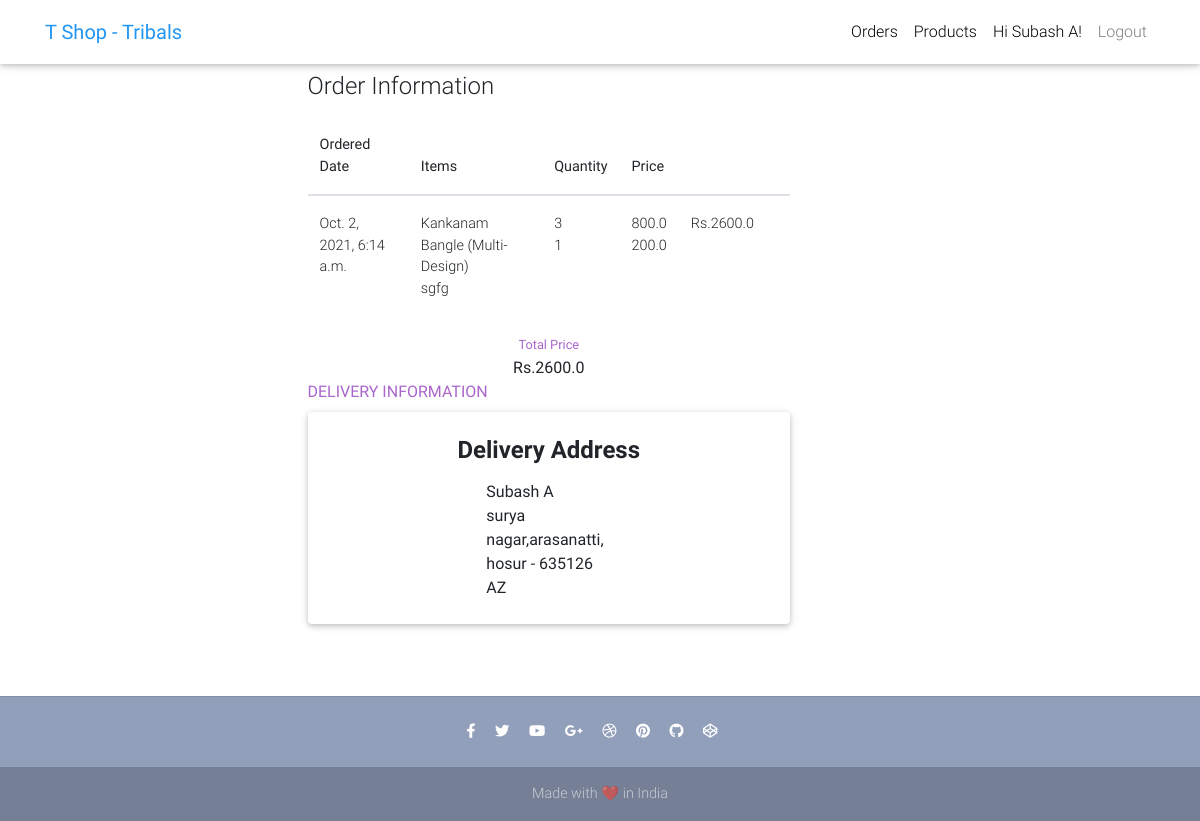
The page /tribal-orders/3/ (signed in) on the database its author committed.
### core/models.py (models this page shows, shortened)
class Order(models.Model) :
    user = models.ForeignKey(settings.AUTH_USER_MODEL, on_delete=models.CASCADE)
    items = models.ManyToManyField(OrderItem)
    start_date = models.DateTimeField(auto_now_add=True)
    ordered_date = models.DateTimeField()
    ordered = models.BooleanField(default=False)
    checkout_address = models.ForeignKey(
        'CheckoutAddress', on_delete=models.SET_NULL, blank=True, null=True)
    def get_total_price(self):
        total = 0
        for order_item in self.items.all():
            total += order_item.get_final_price()
        return total

class OrderItem(models.Model) :
    user = models.ForeignKey(settings.AUTH_USER_MODEL,
                             on_delete=models.CASCADE)
    ordered = models.BooleanField(default=False)
    item = models.ForeignKey(Item, on_delete=models.CASCADE)
    quantity = models.IntegerField(default=1)
    def get_discount_item_price(self):
        return self.quantity * self.item.discount_price
    def get_final_price(self):
        if self.item.discount_price:
            return self.get_discount_item_price()
        return self.get_total_item_price()

class Item(models.Model) :
    item_name = models.CharField(max_length=100)
    price = models.FloatField()
    discount_price = models.FloatField(blank=True, null=True)
    category = models.CharField(choices=CATEGORY, max_length=2)
    label = models.CharField(choices=LABEL, max_length=2)
    description = models.TextField()
    photo=models.ImageField(upload_to='job/photos/',blank=True,null=True)
    seller = models.ForeignKey(settings.AUTH_USER_MODEL,
                             on_delete=models.CASCADE,null=True)
    sellercom=models.CharField(max_length=100,blank=True,null=True)
    def __str__(self):
        return self.item_name

class CheckoutAddress(models.Model):
    user = models.ForeignKey(settings.AUTH_USER_MODEL, on_delete=models.CASCADE)
    street_address = models.CharField(max_length=100)
    apartment_address = models.CharField(max_length=100)
    country = CountryField(multiple=False)
    zip = models.CharField(max_length=100)

### core/views.py (the view)
# urls.py: path('tribal-orders/<pk>/',views.t_order_val,name='t_order_val'),
@login_required
def t_order_val(request, pk) :
    item = get_object_or_404(Order, pk=pk )
    order=Order.objects.filter(pk=item.pk,items__item__seller=request.user)
    print(order[0].items.all()[0].quantity)
    return render(request, 't_order_page.html',{
        'order':order[0]
    })

### core/templates/t_order_page.html (shortened to what this page needs)
{% extends 't_base.html' %}
{% block content %}
<div class="row">
    <div class="col-lg-3"></div>
    <div class="col-lg-5">
        <h4>Order Information</h4>
        <table class="table">
        <thead>
        <tr>
            <th scope="col">Ordered Date</th>
            <th scope="col">Items</th>
            <th scope="col">Quantity</th>
            <th scope="col">Price</th>
            <th scope="col"></th>
            <th scope="col"></th>
        </tr>
        </thead>
        <tbody>
            <tr>
                <td>{{ order.ordered_date }}</td>
                        <td>{% for items in order.items.all%}
                         <span style="width:100%">{{items.item}}</span> <br>
                        {%endfor%}</td>
                        <td>{% for items in order.items.all%}
                        <span style="width:100%">{{items.quantity}}</span><br>
                        {%endfor%}</td>
                        <td>{% for items in order.items.all%}
                            <span style="width:100%">{{items.item.discount_price}}</span><br>
                            {%endfor%}</td>
                <td>Rs.{{ order.get_total_price }}</td>
            </tr>
        </tbody>
    </table>
        <div class="row">
            <div class="col-lg-3">
            </div>
            <div class="col-lg-6 text-center">
                <small class="text-secondary">Total Price</small><br>
                <span><b>Rs.{{ order.get_total_price }}</b></span>
            </div>
            </div>
            <b class="text-secondary">DELIVERY INFORMATION</b><br>
<div class="card bg-white mt-2 mb-5">
    <div class="card-body p-4">
        <h4 class="mb-3 text-center"><strong>Delivery Address</strong> </h4>
        <div class="row">
            <div class="col-lg-4"></div>
            <div class="col-lg-4">
                <span>{{order.checkout_address.user.get_full_name|title}}</span><br>
                <span>{{order.checkout_address.street_address}} </span>
                <span>- {{order.checkout_address.zip}}</span><br>
                <span>{{order.checkout_address.country}} </span>
            </div>
            <div class="col-lg-4"></div>
        </div>
    </div></div>
        </div>
    </div>
{% endblock content %}

### core/templates/t_base.html (shortened to what this page needs)
{% load static %}
{% load cart_template_tags %}
<!DOCTYPE html>
<html lang="en">
<head>
  <link rel="stylesheet" href="https://use.fontawesome.com/releases/v5.11.2/css/all.css">
  <link href="{% static 'css/bootstrap.min.css' %}" rel="stylesheet">
  <link href="{% static 'css/mdb.min.css' %}" rel="stylesheet">
  <link href=" {% static 'css/style.min.css' %}" rel="stylesheet">
</head>
<body>
  <nav class="navbar fixed-top navbar-expand-lg navbar-light white scrolling-navbar">
    <div class="container">
      <a class="navbar-brand waves-effect" href="{%url 'core:t_home'%}">
        <strong class="blue-text">T Shop - Tribals</strong>
      </a>
      <div class="collapse navbar-collapse" id="navbarSupportedContent">
        <ul class="navbar-nav nav-flex-icons">
            {% if user.is_authenticated %}
            <li class="nav-item">
                <a class="nav-link waves-effect" href="{%url 'core:t_orders'%}">
                <span class="clearfix d-none d-sm-inline-block"> Orders </span>
                </a>
            </li>
            <li class="nav-item">
                <a class="nav-link waves-effect" href="{% url 'core:products'%}">
                <span class="clearfix d-none d-sm-inline-block"> Products </span>
                </a>
            </li>
            <li class="nav-item">
                 <a href="{% url 'core:t_profile'%}" class="nav-link waves-effect">
                Hi {{ user.get_full_name|title }}!
                </a>
            </li>
                <a class="nav-link waves-effect" href="{% url 'logout' %}"> Logout</a>
            {% else %}
             </li class="nav-item">
                <a class="nav-link waves-effect" href="/sign-in/"> Login</a>
            </li>
            {% endif %}
        </ul>
      </div>
    </div>
  </nav>
  <div class="mt-5 pt-4">
    </div>
    {% block content %}
    {% endblock content %}
    {% include "footer.html" %}
</body>
</html>

### core/templates/t_base.html (style rules this page uses)
html, body, header, .carousel { height: 60vh; }

### rows shown on the page
Order: ordered_date "Oct. 2, 2021, 6:14 a.m.", get_total_price "2600.0", checkout_address.user.get_full_name "Subash A", checkout_address.street_address "surya nagar,arasanatti, hosur", checkout_address.zip "635126", checkout_address.country "AZ"
OrderItem: item "Kankanam Bangle (Multi-Design)", quantity "3", item.discount_price "800.0"
OrderItem: item "sgfg", quantity "1", item.discount_price "200.0"

### other values the page prints
{{ user.get_full_name|title }} "Subash A"
